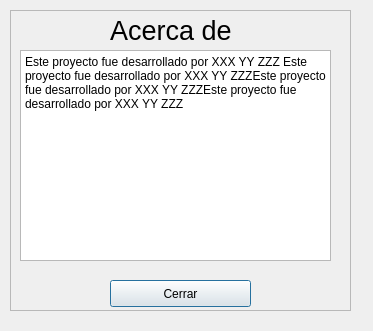
<?xml version="1.0" encoding="UTF-8"?>
<ui version="4.0">
 <class>Dialog</class>
 <widget class="QDialog" name="Dialog">
  <property name="windowModality">
   <enum>Qt::WindowModal</enum>
  </property>
  <property name="geometry">
   <rect>
    <x>0</x>
    <y>0</y>
    <width>373</width>
    <height>331</height>
   </rect>
  </property>
  <property name="windowTitle">
   <string>Login</string>
  </property>
  <widget class="QFrame" name="frame">
   <property name="geometry">
    <rect>
     <x>10</x>
     <y>10</y>
     <width>341</width>
     <height>301</height>
    </rect>
   </property>
   <property name="frameShape">
    <enum>QFrame::StyledPanel</enum>
   </property>
   <property name="frameShadow">
    <enum>QFrame::Raised</enum>
   </property>
   <widget class="QPushButton" name="boton_iniciarsesion">
    <property name="geometry">
     <rect>
      <x>100</x>
      <y>270</y>
      <width>141</width>
      <height>27</height>
     </rect>
    </property>
    <property name="text">
     <string>Cerrar</string>
    </property>
   </widget>
   <widget class="QWidget" name="layoutWidget">
    <property name="geometry">
     <rect>
      <x>10</x>
      <y>40</y>
      <width>311</width>
      <height>211</height>
     </rect>
    </property>
    <layout class="QHBoxLayout" name="horizontalLayout_2">
     <item>
      <widget class="QPlainTextEdit" name="plainTextEdit">
       <property name="readOnly">
        <bool>true</bool>
       </property>
       <property name="plainText">
        <string>Este proyecto fue desarrollado por XXX YY ZZZ Este proyecto fue desarrollado por XXX YY ZZZEste proyecto fue desarrollado por XXX YY ZZZEste proyecto fue desarrollado por XXX YY ZZZ</string>
       </property>
      </widget>
     </item>
    </layout>
   </widget>
   <widget class="QLabel" name="label">
    <property name="geometry">
     <rect>
      <x>100</x>
      <y>10</y>
      <width>151</width>
      <height>21</height>
     </rect>
    </property>
    <property name="styleSheet">
     <string notr="true">font-size:20pt;</string>
    </property>
    <property name="text">
     <string>Acerca de</string>
    </property>
   </widget>
   <zorder>layoutWidget</zorder>
   <zorder>boton_iniciarsesion</zorder>
   <zorder>label</zorder>
  </widget>
 </widget>
 <resources/>
 <connections/>
</ui>
